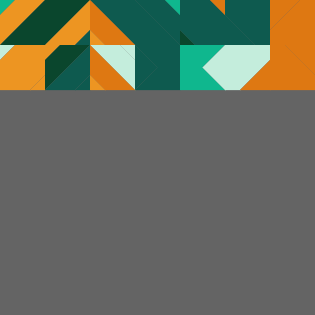
Frame 1 (no input)
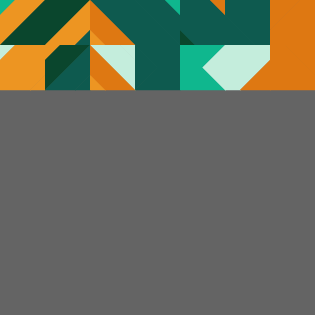
Frame 2 (the mouse pressed at the canvas centre, redrawn once)

The Processing sketch that drew these frames (run headless with seeded random() and noise(); the mouse was pressed at the canvas centre and the sketch redrawn once):

// Processing sketch: orangePalettePainter
// ── orangePalettePainter.pde
int n = 44;
Shape[] shapes = new Shape[n];

void setup() {
  size(315, 315);
  background(100);
  for (int i = 0; i < n; i ++) {
    shapes[i] = new Shape(i);
    print(shapes[i].which + " ");
  }
  noLoop();
}

void draw() {
  for (int i = 0; i < n; i ++) {
    pushMatrix();
    translate(i%7 * 45, floor(i/7)*45);
    strokeWeight(1/15);
    scale(15);
    shapes[i].display();
    popMatrix();
  }
}

// ── Shape.pde
class Shape {
  int which;
  color[] colors = new color[4];
  
  Shape(int w) {
//    which = int(random(n));
    which = w;
    this.chooseColors();
  }
  
  void display() {
    switch(which) {
      case 0: fill(colors[0]);
              stroke(colors[0]);
              beginShape();
              vertex(0, 0);
              vertex(0, 1);
              vertex(1, 0);
              endShape(CLOSE);
              fill(colors[1]);
              stroke(colors[1]);
              beginShape();
              vertex(1, 0);
              vertex(3, 0);
              vertex(0, 3);
              vertex(0, 1);
              endShape(CLOSE);
              fill(colors[2]);
              stroke(colors[2]);
              beginShape();
              vertex(3, 0);
              vertex(3, 3);
              vertex(0, 3);
              endShape(CLOSE);
              break;
      case 1: fill(colors[0]);
              stroke(colors[0]);
              beginShape();
              vertex(0, 0);
              vertex(3, 0);
              vertex(0, 3);
              endShape(CLOSE);
              fill(colors[1]);
              stroke(colors[1]);
              beginShape();
              vertex(3, 0);
              vertex(3, 2);
              vertex(2, 3);
              vertex(0, 3);
              endShape(CLOSE);
              fill(colors[2]);
              stroke(colors[2]);
              beginShape();
              vertex(3, 2);
              vertex(3, 3);
              vertex(2, 3);
              endShape(CLOSE);
              break;
      case 2: fill(colors[0]);
              stroke(colors[0]);
              beginShape();
              vertex(0, 0);
              vertex(3, 0);
              vertex(3, 3);
              endShape(CLOSE);
              fill(colors[1]);
              stroke(colors[1]);
              beginShape();
              vertex(0, 0);
              vertex(3, 3);
              vertex(1, 3);
              vertex(0, 2);
              endShape(CLOSE);
              fill(colors[2]);
              stroke(colors[2]);
              beginShape();
              vertex(0, 2);
              vertex(1, 3);
              vertex(0, 3);
              endShape(CLOSE);
              break;
      case 3: fill(colors[0]);
              stroke(colors[0]);
              beginShape();
              vertex(0, 0);
              vertex(3, 3);
              vertex(0, 3);
              endShape(CLOSE);
              fill(colors[1]);
              stroke(colors[1]);
              beginShape();
              vertex(0, 0);
              vertex(2, 0);
              vertex(3, 1);
              vertex(3, 3);
              endShape(CLOSE);
              fill(colors[2]);
              stroke(colors[2]);
              beginShape();
              vertex(2, 0);
              vertex(3, 0);
              vertex(3, 1);
              endShape(CLOSE);
              break;
      case 4: fill(colors[0]);
              stroke(colors[0]);
              beginShape();
              vertex(0, 2);
              vertex(1, 3);
              vertex(0, 3);
              endShape(CLOSE);
              fill(colors[1]);
              stroke(colors[1]);
              beginShape();
              vertex(0, 2);
              vertex(0, 0);
              vertex(2, 0);
              vertex(3, 1);
              vertex(3, 3);
              vertex(1, 3);
              endShape(CLOSE);
              fill(colors[2]);
              stroke(colors[2]);
              beginShape();
              vertex(2, 0);
              vertex(3, 0);
              vertex(3, 1);
              endShape(CLOSE);
              break;
      case 5:fill(colors[0]);
              stroke(colors[0]);
              beginShape();
              vertex(0, 1);
              vertex(2, 3);
              vertex(0, 3);
              endShape(CLOSE);
              fill(colors[1]);
              stroke(colors[1]);
              beginShape();
              vertex(0, 1);
              vertex(0, 0);
              vertex(3, 0);
              vertex(3, 3);
              vertex(2, 3);
              endShape(CLOSE);
              break;
      case 6:fill(colors[0]);
              stroke(colors[0]);
              beginShape();
              vertex(0, 0);
              vertex(0, 2);
              vertex(2, 0);
              endShape(CLOSE);
              fill(colors[1]);
              stroke(colors[1]);
              beginShape();
              vertex(2, 0);
              vertex(3, 0);
              vertex(3, 3);
              vertex(0, 3);
              vertex(0, 2);
              endShape(CLOSE);
              break;
      case 7:fill(colors[0]);
              stroke(colors[0]);
              beginShape();
              vertex(0, 0);
              vertex(0, 1);
              vertex(1, 0);
              endShape(CLOSE);
              fill(colors[1]);
              stroke(colors[1]);
              beginShape();
              vertex(1, 0);
              vertex(3, 0);
              vertex(3, 2);
              vertex(2, 3);
              vertex(0, 3);
              vertex(0, 1);
              endShape(CLOSE);
              fill(colors[2]);
              stroke(colors[2]);
              beginShape();
              vertex(3, 2);
              vertex(3, 3);
              vertex(2, 3);
              endShape(CLOSE);
              break;
      case 8:fill(colors[0]);
              stroke(colors[0]);
              beginShape();
              vertex(0, 0);
              vertex(0, 1);
              vertex(1, 0);
              endShape(CLOSE);
              fill(colors[1]);
              stroke(colors[1]);
              beginShape();
              vertex(0, 1);
              vertex(1, 0);
              vertex(3, 0);
              vertex(0, 3);
              endShape(CLOSE);
              fill(colors[2]);
              stroke(colors[2]);
              beginShape();
              vertex(3, 0);
              vertex(3, 2);
              vertex(2, 3);
              vertex(0, 3);
              endShape(CLOSE);
              fill(colors[3]);
              stroke(colors[3]);
              beginShape();
              vertex(3, 2);
              vertex(3, 3);
              vertex(2, 3);
              endShape(CLOSE);              break;
      case 9:fill(colors[0]);
              stroke(colors[0]);
              beginShape();
              vertex(0, 0);
              vertex(2, 0);
              vertex(3, 1);
              vertex(3, 3);
              endShape(CLOSE);
              fill(colors[1]);
              stroke(colors[1]);
              beginShape();
              vertex(2, 0);
              vertex(3, 0);
              vertex(3, 1);
              endShape(CLOSE);
              fill(colors[2]);
              stroke(colors[2]);
              beginShape();
              vertex(0, 0);
              vertex(3, 3);
              vertex(1, 3);
              vertex(0, 2);
              endShape(CLOSE);
              fill(colors[3]);
              stroke(colors[3]);
              beginShape();
              vertex(0, 2);
              vertex(1, 3);
              vertex(0, 3);
              endShape(CLOSE);
              break;
      case 10:fill(colors[0]);
              stroke(colors[0]);
              beginShape();
              vertex(0, 0);
              vertex(3, 0);
              vertex(3, 3);
              vertex(0, 3);
              vertex(1.5, 1.5);
              endShape(CLOSE);
              fill(colors[1]);
              stroke(colors[1]);
              beginShape();
              vertex(0, 0);
              vertex(1.5, 1.5);
              vertex(0, 3);
              endShape(CLOSE);
              break;
      case 11:fill(colors[0]);
              stroke(colors[0]);
              beginShape();
              vertex(0, 0);
              vertex(3, 0);
              vertex(1.5, 1.5);
              vertex(3, 3);
              vertex(0, 3);
              endShape(CLOSE);
              fill(colors[1]);
              stroke(colors[1]);
              beginShape();
              vertex(3, 0);
              vertex(1.5, 1.5);
              vertex(3, 3);
              endShape(CLOSE);
              break;
      case 12:fill(colors[0]);
              stroke(colors[0]);
              beginShape();
              vertex(0, 0);
              vertex(3, 0);
              vertex(3, 1);
              vertex(1, 3);
              vertex(0, 3);
              endShape(CLOSE);
              fill(colors[1]);
              stroke(colors[1]);
              beginShape();
              vertex(3, 1);
              vertex(3, 3);
              vertex(1, 3);
              endShape(CLOSE);
              break;
      case 13:fill(colors[0]);
              stroke(colors[0]);
              beginShape();
              vertex(0, 0);
              vertex(1, 0);
              vertex(3, 2);
              vertex(3, 3);
              vertex(0, 3);
              endShape(CLOSE);
              fill(colors[1]);
              stroke(colors[1]);
              beginShape();
              vertex(1, 0);
              vertex(3, 0);
              vertex(3, 2);
              endShape(CLOSE);
              break;
      case 14:
              break;
      case 15:
              break;
      case 16:
              break;
      case 17:
              break;
      case 18:
              break;
      case 19:
              break;
      case 20:
              break;
      case 21:
              break;
      case 22:
              break;
      case 23:
              break;
      case 24:
              break;
      case 25:
              break;
      case 26:
              break;
      case 27:
              break;
      case 28:
              break;
      case 29:
              break;
      case 30:
              break;
      case 31:
              break;
      case 32:
              break;
      case 33:
              break;
      case 34:
              break;
      case 35:
              break;
      case 36:
              break;
      case 37:
              break;
      case 38:
              break;
      case 39:
              break;
      case 40:
              break;
      case 41:
              break;
      case 42:
              break;
      case 43:
              break;
    }
  }
  
  void chooseColors() {
    for (int i = 0; i < 4; i ++) {
      switch (int(random(6))) {
        case 0: colors[i] = color(222, 120, 18);
                break;
        case 1: colors[i] = color(237, 149, 34); 
                break;
        case 2: colors[i] = color(14, 90, 79); 
                break;
        case 3: colors[i] = color(15, 183, 142); 
                break;
        case 4: colors[i] = color(196, 237, 220); 
                break;
        default: colors[i] = color(10, 70, 45); 
                 break;
      }
    }
  }
}
